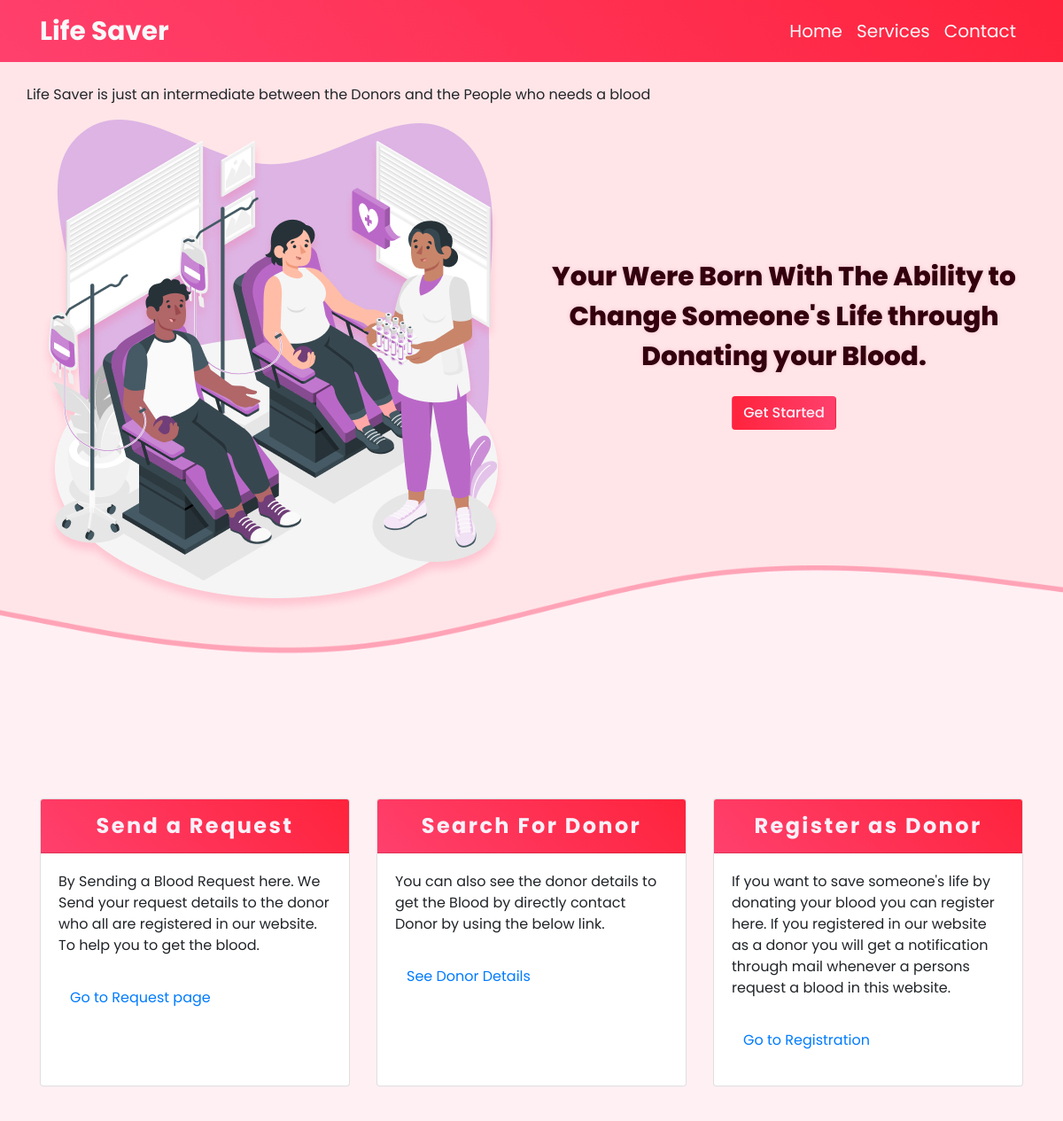
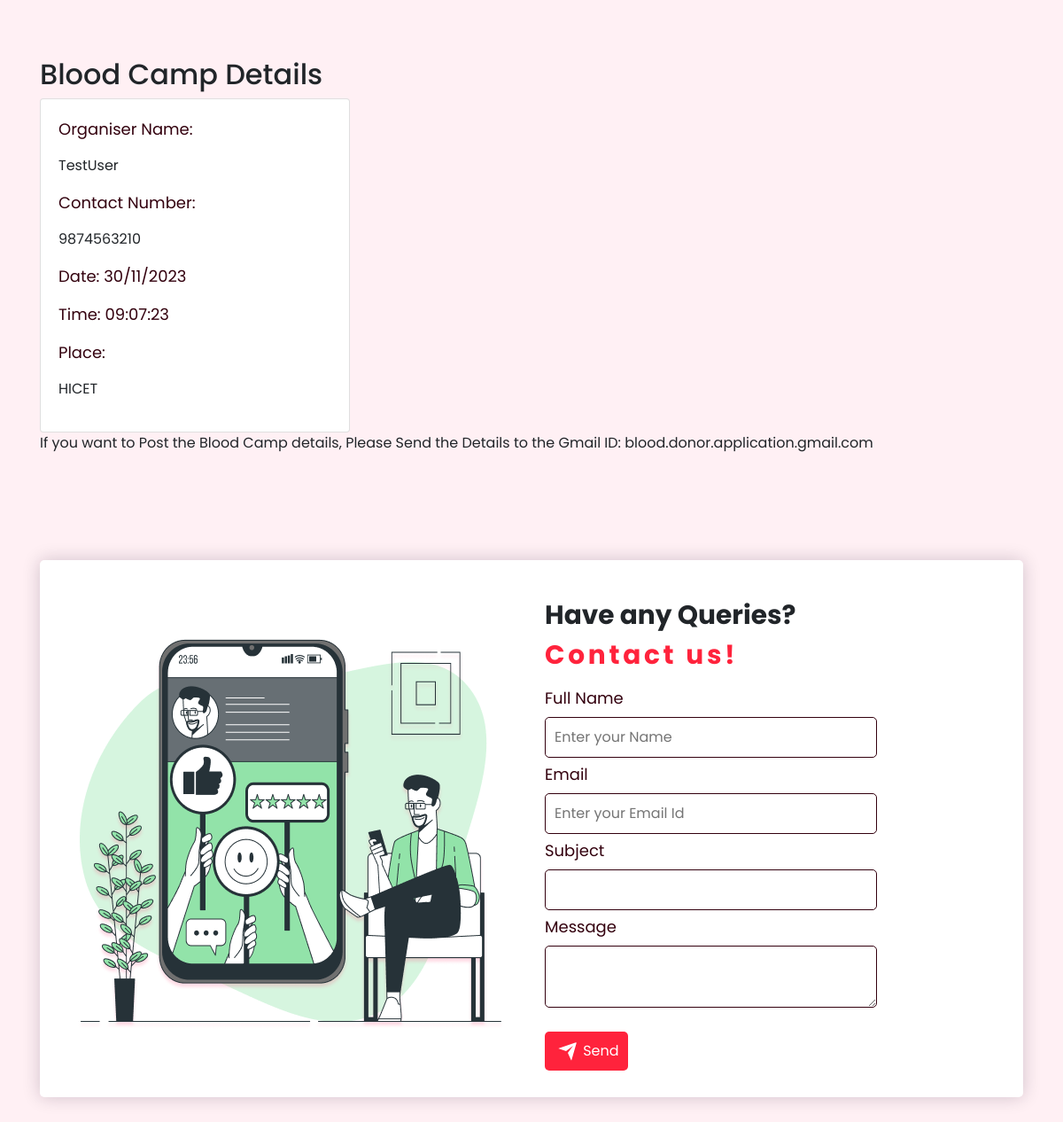
The page / on the database its author committed (2 pictures, top to bottom).
### User_panel/models.py (models this page shows)
class BloodCampDetails(models.Model):
    OrganiserName = models.CharField(max_length=50, default="")
    ContactNumber = models.CharField(max_length=10, default="")
    Venue = models.CharField(max_length=100, default="")
    Date = models.CharField(max_length=10, default="")
    Time = models.CharField(max_length=20,default="")

### User_panel/views.py (the view)
# urls.py: path("", views.home,name="Home"),
def home(request):
    if(request.method=="POST"):
        SendMessage(request)
    Blood = BloodCampDetails.objects.all().values()
    Detailslength = len(Blood)
    length = False
    if(Detailslength==0):
        length = True
    return render(request,'index.html', {"details": Blood, "length": length})

### templates/index.html (shortened to what this page needs)
{% extends "base.html" %}
{% load static %}
{% block header %}
<nav class="navbar navbar-expand-lg fixed-top py-2" data-aos="fade-down">
  <div class="container">
      <div class="nav-right">
          <a class="navbar-brand heading text-light" href="#">Life Saver</a>
      </div>
      <div class="collapse navbar-collapse" id="navbarNav">
        <ul class="navbar-nav ml-auto">
          <li class="nav-item">
            <a class="nav-link body text-light" href="#home">Home</span></a>
          </li>
          <li class="nav-item">
            <a class="nav-link body text-light" href="#service">Services</a>
          </li>
          <li class="nav-item">
            <a class="nav-link body text-light" href="#contact">Contact</a>
          </li>
        </ul>
      </div>
  </div>
</nav>
{% endblock header %}
{% block homeSection %}
  <section id="home">
    <div class="container">
      <div class="row"  data-aos="zoom-in-up">
        <marquee behavior="" direction="">
          <p>Life Saver is just an intermediate between the Donors and the People who needs a blood</p>
        </marquee>
          <div class="col-lg-6 col-md-6 col-12">
            <img src="{% static 'images/home-img.png' %}" alt="A sample image for home page" class="img-fluid">
          </div>
          <div class="col-lg-6 col-md-6 col-12 text-center d-flex flex-column justify-content-center align-items-center">
            <h2 class="heading text-center py-lg-0 py-md-0 py-2">
              Your Were Born With The Ability to Change Someone's Life through Donating your Blood.
            </h2>
            <a class="btn" href="#service">Get Started</a>
          </div>
      </div>
    </div>
    <img src="{% static 'images/wave.png' %}" alt="bottom-wave" class="wave img-fluid">
  </section>
{% endblock homeSection %}
{% block serviceSection %}
<section id="service">
  <div class="container">
    <div class="row">
      <div class="col-lg-4 col-md-6 col-12 my-lg-0 my-md-0 my-2" data-aos="fade-right">
        <div class="card h-100 rounded">
          <div class="card-header sub-title text-center" style="background: linear-gradient(45deg, #FF406D, #FF233C);color:#F8F0F9;font-weight:bold;letter-spacing:0.15rem">Send a Request</div>
          <div class="card-body">
            <p class="card-text">By Sending a Blood Request here. We Send your request details to the donor who all are registered in our website. To help you to get the blood.</p>
            <button class="btn btn-link"><a href="{% url 'Request' %}">Go to Request page</a></button>
          </div>
        </div>
      </div>
      <div class="col-lg-4 col-md-6 col-12 my-lg-0 my-md-0 my-2" data-aos="fade-up">
        <div class="card h-100">
          <div class="card-header sub-title text-center" style="background: linear-gradient(45deg, #FF406D, #FF233C);color:#F8F0F9;font-weight:bold;letter-spacing:0.15rem">Search For Donor</div>
          <div class="card-body">
            <p class="card-text">You can also see the donor details to get the Blood by directly contact Donor by using the below link.</p>
            <button class="btn btn-link"><a href="{% url 'Search'%}">See Donor Details</a></button>
          </div>
        </div>
      </div>
      <div class="col-lg-4 col-md-6 col-12 my-lg-0 my-md-2 my-2" data-aos="fade-right">
        <div class="card h-100">
          <div class="card-header sub-title text-center" style="background: linear-gradient(45deg, #FF406D, #FF233C);color:#F8F0F9;font-weight:bold;letter-spacing:0.15rem">Register as Donor</div>
          <div class="card-body">
            <p class="card-text">If you want to save someone's life by donating your blood you can register here. If you registered in our website as a donor you will get a notification through mail whenever a persons request a blood in this website.</p>
            <button class="btn btn-link"><a href="{% url 'Register'%}">Go to Registration</a></button>
          </div>
        </div>
      </div>
    </div>
  </div>
</section>
<section class="bloodCamp">
  <div class="container">
    <h2 class="header">Blood Camp Details</h2>
    <div class="row">
      {% for data in details %}
      <div class="col-lg-4 col-md-6 col-12 my-lg-0 my-md-0 my-2" data-aos="fade-right">
        <div class="card h-100">
          <div class="card-body">
            <p class="details">Organiser Name:</p>
            <p>{{data.OrganiserName}}</p>
            <p class="details">Contact Number:</p>
            <p>{{data.ContactNumber}}</p>
            <p class="details">Date: {{data.Date}}</p>
            <p class="details">Time: {{data.Time}}</p>
            <p class="details">Place:</p>
            <p>{{data.Venue}}</p>
          </div>
        </div>
      </div>
      {% endfor %}
    </div>
    <marquee behavior="" direction="">
      <p>If you want to Post the Blood Camp details, Please Send the Details to the Gmail ID: blood.donor.application.gmail.com</p>
    </marquee>
  </div>
</section>
{% endblock serviceSection %}
{% block contactSection %}
<section id="contact" class="container">
  <div class="contact-continer row" data-aos="zoom-in">
      <div class="col-lg-6 col-md-6 col-12 con-right">
          <img src="{% static 'images/contact-img.png' %}" alt="Image for Contact" class="img-fluid">
      </div>
      <div class="col-lg-6 col-md-6 col-12 con-left">
          <h2 class="title">Have any Queries?<br><span>Contact us!</span></h2>
          <form action="" method="post" autocomplete="off">
              <table>
                  <tbody>
                      <tr>
                          <td>
                              <label for="name" class="details">Full Name</label>
                              <input type="text" name="name" id="name" placeholder="Enter your Name" required>
                          </td>
                      </tr>
                      <tr>
                          <td>
                              <label for="email" class="details">Email</label><br>
                              <input type="email" name="email" id="email" placeholder="Enter your Email Id" required>
                          </td>
                      </tr>
                      <tr>
                          <td>
                              <label for="subject" class="details">Subject</label><br>
                              <input type="text" name="subject" id="subject" required>
                          </td>
                      </tr>
                      <tr>
                          <td>
                              <label for="message" class="details">Message</label><br>
                              <textarea name="message" id="message"></textarea>
                          </td>
                      </tr>
                      <tr>
                          <td>
                            <button>
                              <div class="svg-wrapper-1">
                                <div class="svg-wrapper">
                                  <svg height="24" width="24" viewBox="0 0 24 24" xmlns="http://www.w3.org/2000/svg">
                                    <path d="M0 0h24v24H0z" fill="none"></path>
                                    <path d="M1.946 9.315c-.522-.174-.527-.455.01-.634l19.087-6.362c.529-.176.832.12.684.638l-5.454 19.086c-.15.529-.455.547-.679.045L12 14l6-8-8 6-8.054-2.685z" fill="currentColor"></path>
                                  </svg>
                                </div>
                              </div>
                              <span>Send</span>
                            </button>
                          </td>
                      </tr>
                  </tbody>
              </table>
          </form>
      </div>
  </div>
</section>
{% endblock contactSection %}

### templates/base.html (shortened to what this page needs)
{% load static %}
<!doctype html>
<html lang="en">
  <head>
    <link href="{% static 'Bootstrap/css/bootstrap.min.css' %}" rel="stylesheet" >
    <link rel="stylesheet" href="{% static 'css/style.css' %}">
    <link href="https://unpkg.com/aos@2.3.1/dist/aos.css" rel="stylesheet">
  </head>
  <body>
    <main>
      {% block header%}
      {% endblock header%}
      {% block homeSection %}
      {% endblock homeSection %}
      {% block serviceSection %}
      {% endblock serviceSection %}
      {% block contactSection %}
      {% endblock contactSection %}
    </main>
  </body>
</html>

### static/css/style.css (style rules this page uses)
* { margin: 0px; padding: 0px; box-sizing: border-box; font-family: "Poppins", "sans-serif"; text-decoration: none !important; }
html { scroll-behavior: smooth; }
body { background-color: #FFF0F4 !important; }
.heading { font-size: clamp(1.85rem, 2vw, 2.5rem); font-weight: bold; }
.title { font-size: clamp(1.85rem, 2vw, 2.25rem); }
.sub-title { font-size: 1.5rem; }
.body { font-size: 1.25rem; color: #33000E; }
.details { font-size: 1.125rem; color: #33000E; }
#home { display: flex; align-items: center; flex-direction: column; background-color: #FFE5E8; }
#home .heading { font-weight: 800; line-height: 45px; color: #33000E; text-shadow: 0px 0px 5px rgba(255, 64, 109,0.2); }
#home .row { margin-top: 95px; }
.navbar { background: linear-gradient(45deg, rgba(255, 64, 109,1), rgba(255, 35, 60,1)); backdrop-filter: blur(10px); color: #F8F0F9 !important; }
#home .btn { background: linear-gradient(to left, #FF406D, #FF233C) !important; color: #F8F0F9; font-weight: 500; width: max-content; margin-top: 15px; margin-bottom: 55px; }
#service { padding: 6.5em 30px; }
#service button::before { margin-left: auto; }
#service button::after, button::before { content: ''; width: 0%; height: 2px; margin: 5px 0px; background: #FF233C; display: block; transition: 0.5s; }
.wave { margin-top: -55px; width: 100%; margin-bottom: -1px; max-height: 180px; }
#contact { min-height: 100vh; padding: 6.5em 30px; }
#contact .row { border-radius: 5px; box-shadow: 0px 0px 20px rgba(24, 7, 44, 0.2); padding: 10px; background-color: white; }
#contact h2, #login h2 { margin-top: 30px; font-weight: bold; line-height: 1.5em; }
#contact h2 span { color: #FF233C; font-weight: bold; letter-spacing: 0.125em; }
.con-right { display: flex; align-items: center; justify-content: center; }
.con-left { display: flex; flex-direction: column; }
#contact input, textarea { padding: 10px; border-radius: 5px; border: 1px solid #33000E; color: #33000E; width: 100%; max-width: 375px; }
#contact label { margin-top: 5px; }
#contact button { margin-top: 20px; margin-bottom: 20px; background: #FF233C; color: white; padding: 10px; padding-left: 0.9em; display: flex; align-items: center; border: none; border-radius: 5px; overflow: hidden; transition: all 0.2s; }
#contact button span { display: block; margin-left: 0.3em; transition: all 0.3s ease-in-out; }
#contact button svg { display: block; transform-origin: center center; transition: transform 0.3s ease-in-out; }

### rows shown on the page
BloodCampDetails: OrganiserName "TestUser", ContactNumber "9874563210", Date "30/11/2023", Time "09:07:23", Venue "HICET"
